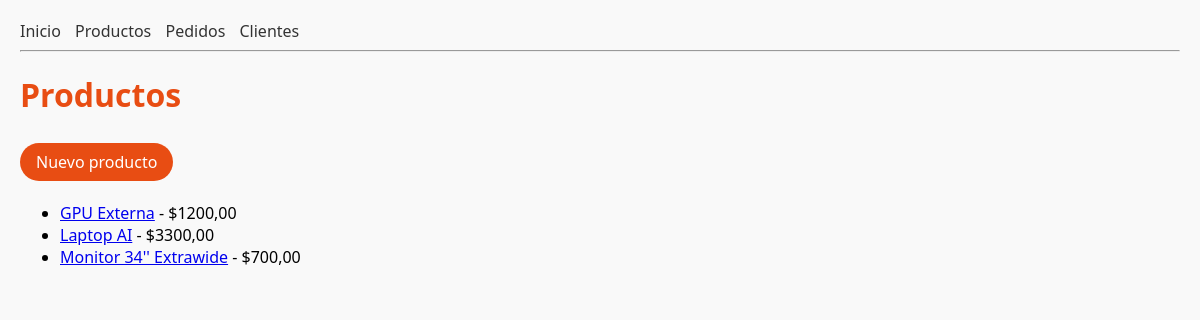
/productos/, run on the app's committed database.
### tienda/models.py (models this page shows, shortened)
class Producto(models.Model):
    nombre = models.CharField(max_length=100)
    descripcion = models.TextField()
    precio = models.DecimalField(max_digits=8, decimal_places=2)

### tienda/views.py (the view)
# urls.py: path("productos/",views.lista_productos, name="lista_productos"),
def lista_productos(request):
    productos = Producto.objects.all().order_by("nombre")
    return render(request, "tienda/lista_productos.html", {"productos": productos})

### tienda/templates/tienda/lista_productos.html (shortened to what this page needs)
{% extends "tienda/base.html" %}
{% block content %}
    <h1>Productos</h1>
    <p>
    <a href="{% url 'tienda:crear_producto' %}" class="btn primary">Nuevo producto</a>
    </p>
    <ul>
        {% for p in productos %}
            <li>
                <a href="{% url 'tienda:detalle_producto' p.pk %}" >{{ p.nombre }}</a>
                - ${{ p.precio|floatformat:2 }}
            </li>
        {% endfor %}
    </ul>
{% endblock %}

### tienda/static/css/main.css (style rules this page uses)
body { font-family: 'Segoe UI', sans-serif; margin: 20px; background-color: #f9f9f9; }
h1 { color: #e84d13; }
.btn { display: inline-block; padding: 8px 16px; margin: 5px 0; color: #fff; border-radius: 9999px; text-decoration: none; font-weight: 500; transition: background 0.3s, transform 0.2s; }
.primary { background-color: #e84d13; }

### data on the page
Producto: nombre "GPU Externa", precio "1200,00"
Producto: nombre "Laptop AI", precio "3300,00"
Producto: nombre "Monitor 34'' Extrawide", precio "700,00"
